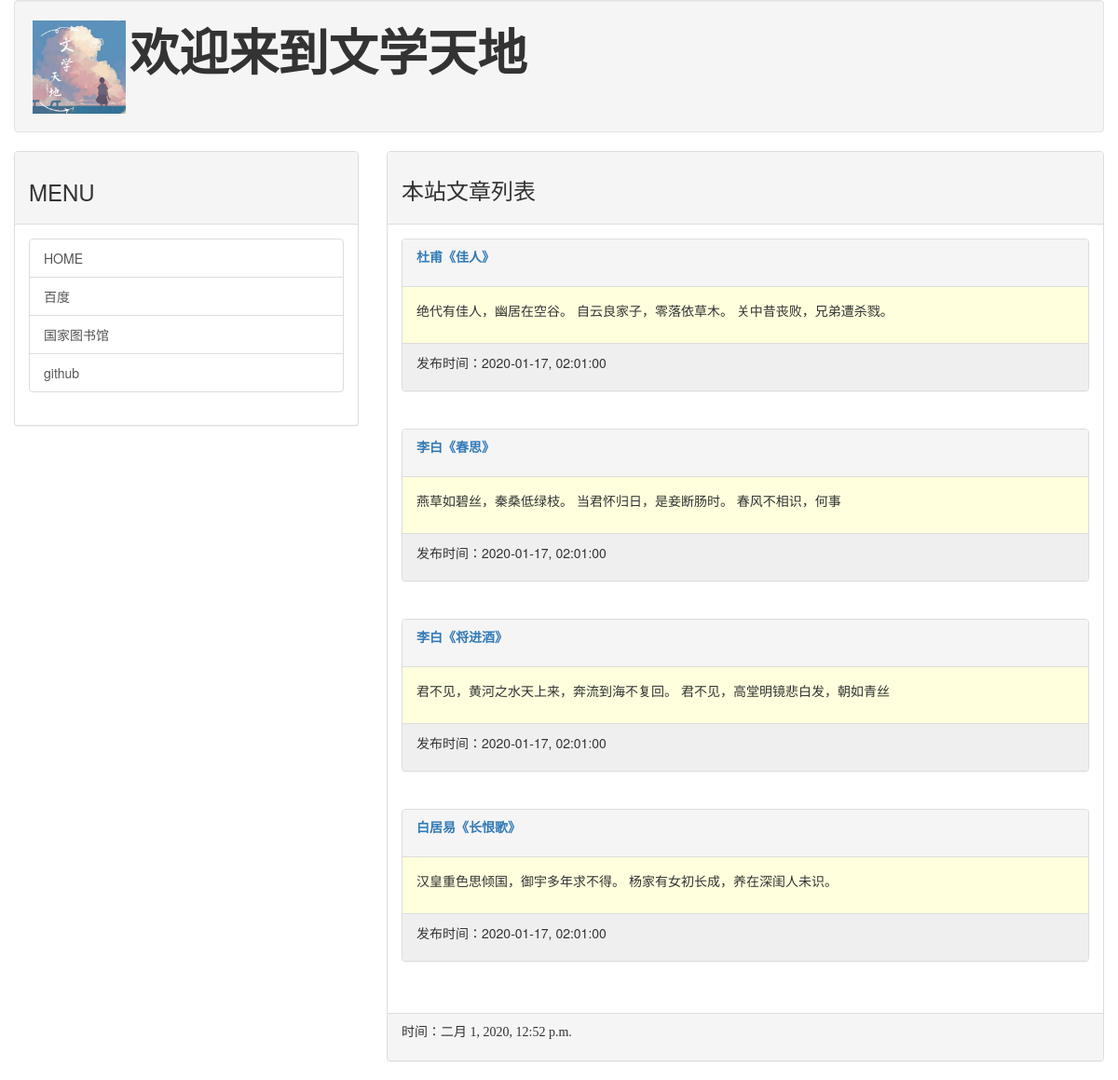
The app's page /, older data.
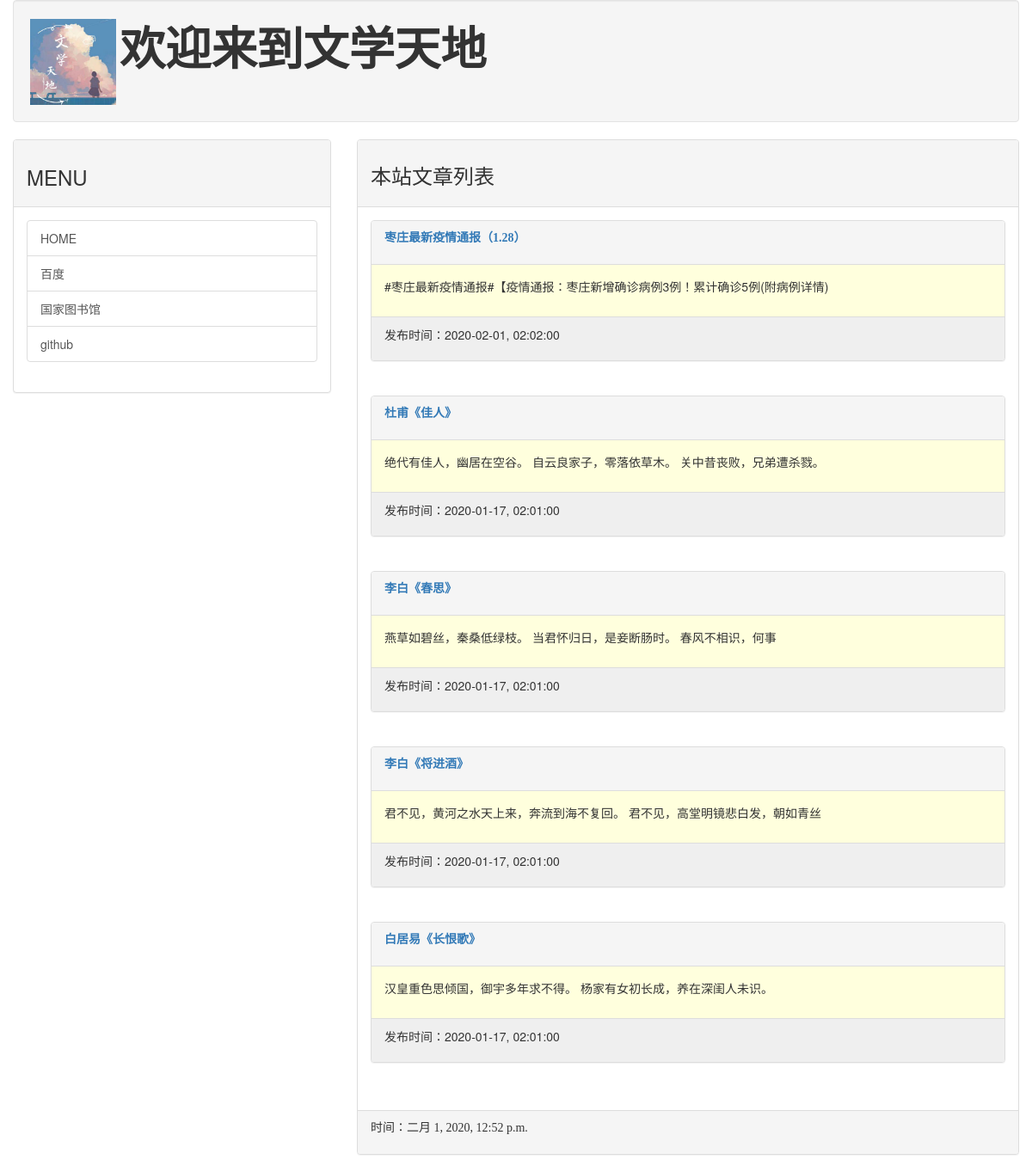
The same page, newer data.
### mainsite/models.py (models this page shows, shortened)
class Post(models.Model):
	title = models.CharField(max_length=200)  #文章标题
	slug  = models.CharField(max_length=200)	#文章网址
	body = models.TextField()				#文章内容
	pub_date = models.DateTimeField(default=timezone.now)	#发表日期
	class Meta:
		ordering = ('-pub_date',)  #根据发表日期排序

### mainsite/views.py (the view)
# urls.py: url(r'^$',homepage),
def	homepage(request):
	template = get_template('index.html')
	posts = Post.objects.all()
	now = datetime.now()
	html = template.render(locals())
	return HttpResponse(html)

### mainsite/templates/index.html (shortened to what this page needs)
{% extends 'base.html' %}
{% block headmessage %}
	<h3 style='font-family:楷体;'>本站文章列表</h3>
{% endblock %}
{% block content %}
	{% for post in posts %}
		<div class='panel panel-default'>
			<div class='panel-heading'>
				<p style='font-family:宋体;font-size:pt;font-weight:bold;'>
				<a href='/post/{{post.slug}}'>{{post.title}}</a>
				</p>
			</div>
			<div class='panel-body' style='background-color:#ffffdd'>
				<p>
					{{post.body|truncatechars:40}}
				</p>
			</div>
			<div class='panel-footer' style='background-color:#efefef'>
				<p>
					发布时间：{{post.pub_date|date:"Y-m-d, h:m:s"}}
				</p>
			</div>
		</div>
		<br>
	{% endfor %}
{% endblock %}

Row changes from the older to the newer data that the page shows:
added Post: title "枣庄最新疫情通报（1.28）", body "#枣庄最新疫情通报#【疫情通报：枣庄新增确诊病例3例！累计确诊5例(附病例详情)", pub_date "2020-02-01, 02:02:00"
